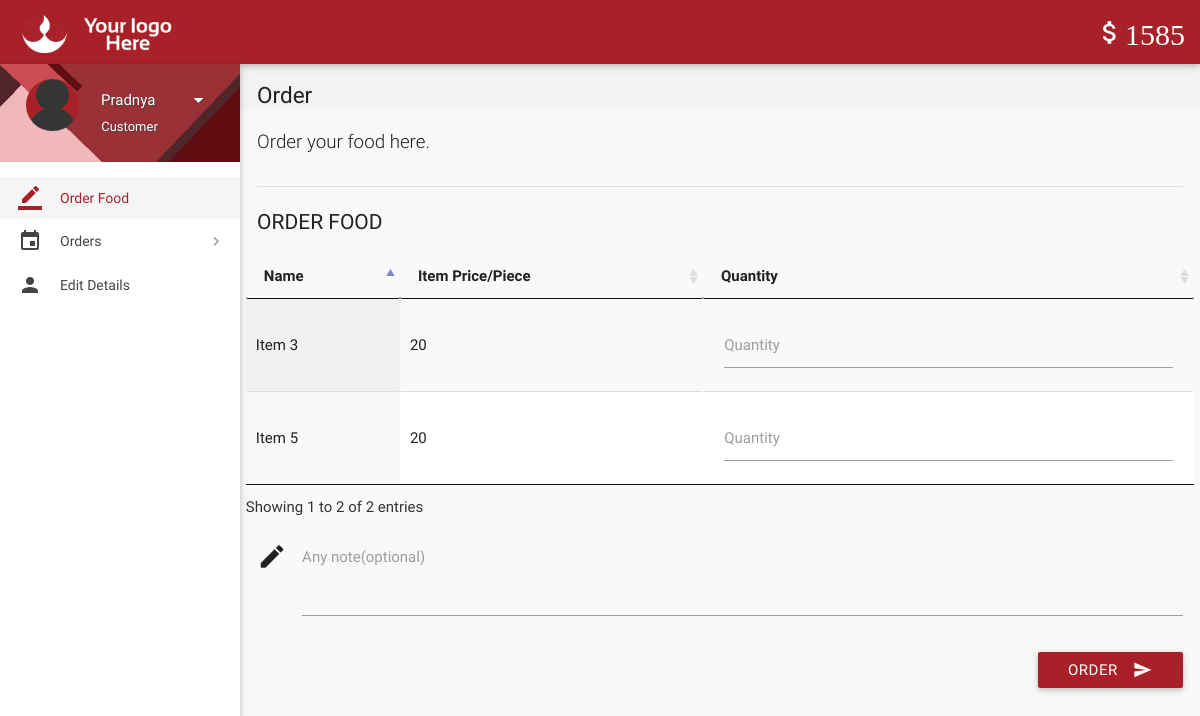
Screenshot of /index.php (signed in) with the database file from the repository.
### tables this page shows
CREATE TABLE `wallet_details` (
  `id` int(11) NOT NULL,
  `wallet_id` int(11) NOT NULL,
  `number` varchar(16) NOT NULL,
  `cvv` int(3) NOT NULL,
  `balance` int(11) NOT NULL DEFAULT '2000'
);

CREATE TABLE `items` (
  `id` int(11) NOT NULL,
  `name` varchar(20) NOT NULL,
  `price` int(11) NOT NULL,
  `deleted` tinyint(4) NOT NULL DEFAULT '0'
);

### includes/wallet.php (called while the page is built)
<?php
$user_id=$_SESSION['user_id'];
$sql = mysqli_query($con, "SELECT * FROM wallet where customer_id = $user_id");
while($row1 = mysqli_fetch_array($sql)){
$wallet_id = $row1['id'];
}
$sql = mysqli_query($con, "SELECT * FROM wallet_details where wallet_id = $wallet_id");
while($row1 = mysqli_fetch_array($sql)){
$balance = $row1['balance'];
}
?>

### includes/connect.php (called while the page is built, shortened)
<?php
$name = $_SESSION['name'];
$role = $_SESSION['role'];
?>

### index.php (the view, shortened to what this page needs)
<?php
include 'includes/connect.php';
include 'includes/wallet.php';
	if($_SESSION['customer_sid']==session_id())
	{
		?>
<!DOCTYPE html>
<html lang="en">
<head>
  <link href="css/materialize.min.css" type="text/css" rel="stylesheet" media="screen,projection">
  <link href="css/style.min.css" type="text/css" rel="stylesheet" media="screen,projection">
  <link href="css/custom/custom.min.css" type="text/css" rel="stylesheet" media="screen,projection">
  <link href="js/plugins/perfect-scrollbar/perfect-scrollbar.css" type="text/css" rel="stylesheet" media="screen,projection">
  <link href="js/plugins/data-tables/css/jquery.dataTables.min.css" type="text/css" rel="stylesheet" media="screen,projection">
</head>
<body>
  <header id="header" class="page-topbar">
        <div class="navbar-fixed">
            <nav class="navbar-color">
                <div class="nav-wrapper">
                    <ul class="left">
                      <li><h1 class="logo-wrapper"><a href="index.php" class="brand-logo darken-1"><img src="images/materialize-logo.png" alt="logo"></a> <span class="logo-text">Logo</span></h1></li>
                    </ul>
                    <ul class="right hide-on-med-and-down">
                        <li><a href="#" class="waves-effect waves-block waves-light"><i class="mdi-editor-attach-money"><?php echo $balance;?></i></a>
                        </li>
                    </ul>
                </div>
            </nav>
        </div>
  </header>
  <div id="main">
    <div class="wrapper">
      <aside id="left-sidebar-nav">
        <ul id="slide-out" class="side-nav fixed leftside-navigation">
            <li class="user-details cyan darken-2">
            <div class="row">
                <div class="col col s4 m4 l4">
                    <img src="images/avatar.jpg" alt="" class="circle responsive-img valign profile-image">
                </div>
                <div class="col col s8 m8 l8">
                    <a class="btn-flat dropdown-button waves-effect waves-light white-text profile-btn" href="#" data-activates="profile-dropdown"><?php echo $name;?> <i class="mdi-navigation-arrow-drop-down right"></i></a>
                    <p class="user-roal"><?php echo $role;?></p>
                </div>
            </div>
            </li>
            <li class="bold active"><a href="index.php" class="waves-effect waves-cyan"><i class="mdi-editor-border-color"></i> Order Food</a>
            </li>
                <li class="no-padding">
                    <ul class="collapsible collapsible-accordion">
                        <li class="bold"><a class="collapsible-header waves-effect waves-cyan"><i class="mdi-editor-insert-invitation"></i> Orders</a>
                        </li>
                    </ul>
                </li>
            <li class="bold"><a href="details.php" class="waves-effect waves-cyan"><i class="mdi-social-person"></i> Edit Details</a>
            </li>
        </ul>
        </aside>
      <section id="content">
        <div id="breadcrumbs-wrapper">
          <div class="container">
            <div class="row">
              <div class="col s12 m12 l12">
                <h5 class="breadcrumbs-title">Order</h5>
              </div>
            </div>
          </div>
        </div>
        <div class="container">
          <p class="caption">Order your food here.</p>
          <div class="divider"></div>
		  <form class="formValidate" id="formValidate" method="post" action="place-order.php" novalidate="novalidate">
            <div class="row">
              <div class="col s12 m4 l3">
                <h4 class="header">Order Food</h4>
              </div>
              <div>
                  <table id="data-table-customer" class="responsive-table display" cellspacing="0">
                    <thead>
                      <tr>
                        <th>Name</th>
                        <th>Item Price/Piece</th>
                        <th>Quantity</th>
                      </tr>
                    </thead>
                    <tbody>
				<?php
				$result = mysqli_query($con, "SELECT * FROM items where not deleted;");
				while($row = mysqli_fetch_array($result))
				{
					echo '<tr><td>'.$row["name"].'</td><td>'.$row["price"].'</td>';
					echo '<td><div class="input-field col s12"><label for='.$row["id"].' class="">Quantity</label>';
					echo '<input id="'.$row["id"].'" name="'.$row['id'].'" type="text" data-error=".errorTxt'.$row["id"].'"><div class="errorTxt'.$row["id"].'"></div></td></tr>';
				}
				?>
                    </tbody>
</table>
              </div>
			  <div class="input-field col s12">
              <i class="mdi-editor-mode-edit prefix"></i>
              <textarea id="description" name="description" class="materialize-textarea"></textarea>
              <label for="description" class="">Any note(optional)</label>
			  </div>
			  <div>
			  <div class="input-field col s12">
                              <button class="btn cyan waves-effect waves-light right" type="submit" name="action">Order
                                <i class="mdi-content-send right"></i>
                              </button>
                            </div>
            </div>
			</form>
          </div>
        </div>
  </div>
</body>
</html>
<?php
	}
?>

### rows the page displays
wallet_details: balance "1585"
items: name "Item 3", price "20"
items: name "Item 5", price "20"

### other values shown
$name "Pradnya"
$role "Customer"
